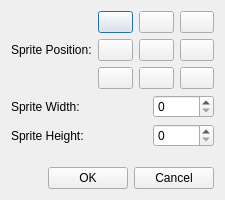
<?xml version="1.0" encoding="UTF-8"?>
<ui version="4.0">
 <class>balanceSheet</class>
 <widget class="QDialog" name="balanceSheet">
  <property name="windowModality">
   <enum>Qt::WindowModal</enum>
  </property>
  <property name="geometry">
   <rect>
    <x>0</x>
    <y>0</y>
    <width>225</width>
    <height>200</height>
   </rect>
  </property>
  <property name="minimumSize">
   <size>
    <width>225</width>
    <height>200</height>
   </size>
  </property>
  <property name="maximumSize">
   <size>
    <width>225</width>
    <height>204</height>
   </size>
  </property>
  <property name="baseSize">
   <size>
    <width>225</width>
    <height>200</height>
   </size>
  </property>
  <property name="windowTitle">
   <string>Balance Animation</string>
  </property>
  <property name="modal">
   <bool>true</bool>
  </property>
  <layout class="QHBoxLayout" name="horizontalLayout_9">
   <item>
    <layout class="QVBoxLayout" name="verticalLayout">
     <item>
      <layout class="QHBoxLayout" name="horizontalLayout_5">
       <item>
        <widget class="QLabel" name="label_3">
         <property name="text">
          <string>Sprite Position:</string>
         </property>
        </widget>
       </item>
       <item>
        <spacer name="horizontalSpacer_2">
         <property name="orientation">
          <enum>Qt::Horizontal</enum>
         </property>
         <property name="sizeHint" stdset="0">
          <size>
           <width>40</width>
           <height>20</height>
          </size>
         </property>
        </spacer>
       </item>
       <item>
        <layout class="QVBoxLayout" name="verticalLayout_2">
         <item>
          <layout class="QHBoxLayout" name="horizontalLayout_8">
           <item>
            <widget class="QPushButton" name="pos_ul">
             <property name="toolTip">
              <string>Place frames in top left of new image</string>
             </property>
             <property name="text">
              <string/>
             </property>
             <property name="icon">
              <iconset>
               <normaloff>:/images/blank.png</normaloff>:/images/blank.png</iconset>
             </property>
             <property name="iconSize">
              <size>
               <width>16</width>
               <height>16</height>
              </size>
             </property>
            </widget>
           </item>
           <item>
            <widget class="QPushButton" name="pos_um">
             <property name="toolTip">
              <string>Place frames in top center of new image</string>
             </property>
             <property name="text">
              <string/>
             </property>
             <property name="icon">
              <iconset>
               <normaloff>:/images/blank.png</normaloff>:/images/blank.png</iconset>
             </property>
             <property name="iconSize">
              <size>
               <width>16</width>
               <height>16</height>
              </size>
             </property>
            </widget>
           </item>
           <item>
            <widget class="QPushButton" name="pos_ur">
             <property name="toolTip">
              <string>Place frames in top right of new image</string>
             </property>
             <property name="text">
              <string/>
             </property>
             <property name="icon">
              <iconset>
               <normaloff>:/images/blank.png</normaloff>:/images/blank.png</iconset>
             </property>
             <property name="iconSize">
              <size>
               <width>16</width>
               <height>16</height>
              </size>
             </property>
            </widget>
           </item>
          </layout>
         </item>
         <item>
          <layout class="QHBoxLayout" name="horizontalLayout_6">
           <item>
            <widget class="QPushButton" name="pos_ml">
             <property name="toolTip">
              <string>Place frames centered in the left of new image</string>
             </property>
             <property name="text">
              <string/>
             </property>
             <property name="icon">
              <iconset>
               <normaloff>:/images/blank.png</normaloff>:/images/blank.png</iconset>
             </property>
             <property name="iconSize">
              <size>
               <width>16</width>
               <height>16</height>
              </size>
             </property>
            </widget>
           </item>
           <item>
            <widget class="QPushButton" name="pos_mm">
             <property name="toolTip">
              <string>Place frames centered on the new image</string>
             </property>
             <property name="text">
              <string/>
             </property>
             <property name="icon">
              <iconset resource="spritesheetertest1.qrc">
               <normaloff>:/stop</normaloff>:/stop</iconset>
             </property>
             <property name="iconSize">
              <size>
               <width>16</width>
               <height>16</height>
              </size>
             </property>
            </widget>
           </item>
           <item>
            <widget class="QPushButton" name="pos_mr">
             <property name="toolTip">
              <string>Place frames centered in the right of new image</string>
             </property>
             <property name="text">
              <string/>
             </property>
             <property name="icon">
              <iconset>
               <normaloff>:/images/blank.png</normaloff>:/images/blank.png</iconset>
             </property>
             <property name="iconSize">
              <size>
               <width>16</width>
               <height>16</height>
              </size>
             </property>
            </widget>
           </item>
          </layout>
         </item>
         <item>
          <layout class="QHBoxLayout" name="horizontalLayout_7">
           <item>
            <widget class="QPushButton" name="pos_bl">
             <property name="toolTip">
              <string>Place frames in bottom left of new image</string>
             </property>
             <property name="text">
              <string/>
             </property>
             <property name="icon">
              <iconset>
               <normaloff>:/images/blank.png</normaloff>:/images/blank.png</iconset>
             </property>
             <property name="iconSize">
              <size>
               <width>16</width>
               <height>16</height>
              </size>
             </property>
            </widget>
           </item>
           <item>
            <widget class="QPushButton" name="pos_bm">
             <property name="toolTip">
              <string>Place frames in bottom middle of new image</string>
             </property>
             <property name="text">
              <string/>
             </property>
             <property name="icon">
              <iconset>
               <normaloff>:/images/blank.png</normaloff>:/images/blank.png</iconset>
             </property>
             <property name="iconSize">
              <size>
               <width>16</width>
               <height>16</height>
              </size>
             </property>
            </widget>
           </item>
           <item>
            <widget class="QPushButton" name="pos_br">
             <property name="toolTip">
              <string>Place frames in bottom right of new image</string>
             </property>
             <property name="text">
              <string/>
             </property>
             <property name="icon">
              <iconset>
               <normaloff>:/images/blank.png</normaloff>:/images/blank.png</iconset>
             </property>
             <property name="iconSize">
              <size>
               <width>16</width>
               <height>16</height>
              </size>
             </property>
            </widget>
           </item>
          </layout>
         </item>
        </layout>
       </item>
      </layout>
     </item>
     <item>
      <layout class="QHBoxLayout" name="horizontalLayout_4">
       <item>
        <widget class="QLabel" name="label_2">
         <property name="text">
          <string>Sprite Width:</string>
         </property>
        </widget>
       </item>
       <item>
        <spacer name="horizontalSpacer_3">
         <property name="orientation">
          <enum>Qt::Horizontal</enum>
         </property>
         <property name="sizeHint" stdset="0">
          <size>
           <width>40</width>
           <height>20</height>
          </size>
         </property>
        </spacer>
       </item>
       <item>
        <widget class="QSpinBox" name="spinBox_2">
         <property name="maximum">
          <number>10000</number>
         </property>
        </widget>
       </item>
      </layout>
     </item>
     <item>
      <layout class="QHBoxLayout" name="horizontalLayout_3">
       <item>
        <widget class="QLabel" name="label">
         <property name="text">
          <string>Sprite Height:</string>
         </property>
        </widget>
       </item>
       <item>
        <spacer name="horizontalSpacer_4">
         <property name="orientation">
          <enum>Qt::Horizontal</enum>
         </property>
         <property name="sizeHint" stdset="0">
          <size>
           <width>40</width>
           <height>20</height>
          </size>
         </property>
        </spacer>
       </item>
       <item>
        <widget class="QSpinBox" name="spinBox">
         <property name="maximum">
          <number>10000</number>
         </property>
        </widget>
       </item>
      </layout>
     </item>
     <item>
      <spacer name="verticalSpacer">
       <property name="orientation">
        <enum>Qt::Vertical</enum>
       </property>
       <property name="sizeHint" stdset="0">
        <size>
         <width>20</width>
         <height>40</height>
        </size>
       </property>
      </spacer>
     </item>
     <item>
      <layout class="QHBoxLayout" name="horizontalLayout">
       <item>
        <spacer name="horizontalSpacer">
         <property name="orientation">
          <enum>Qt::Horizontal</enum>
         </property>
         <property name="sizeHint" stdset="0">
          <size>
           <width>40</width>
           <height>20</height>
          </size>
         </property>
        </spacer>
       </item>
       <item>
        <widget class="QPushButton" name="okButton">
         <property name="text">
          <string>OK</string>
         </property>
        </widget>
       </item>
       <item>
        <widget class="QPushButton" name="cancelButton">
         <property name="text">
          <string>Cancel</string>
         </property>
        </widget>
       </item>
      </layout>
     </item>
    </layout>
   </item>
  </layout>
 </widget>
 <resources>
  <include location="spritesheetertest1.qrc"/>
 </resources>
 <connections/>
</ui>
